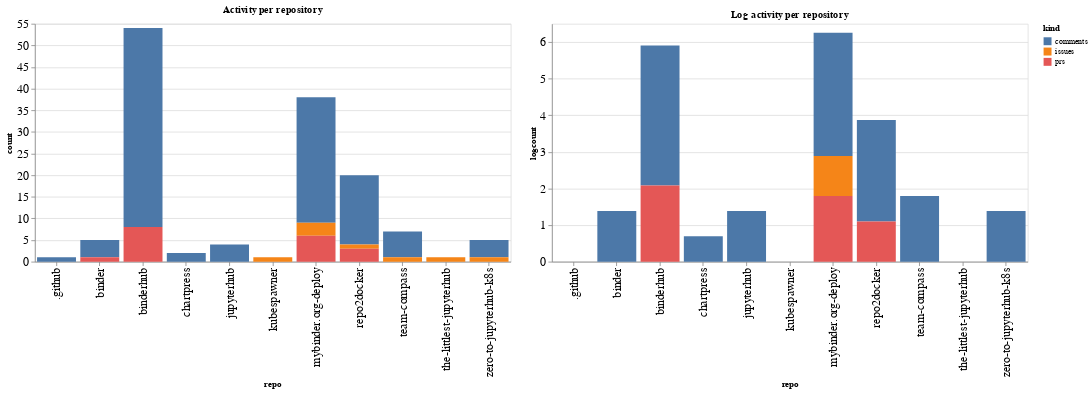

Notebook cell for this chart:
### Code cell
ch1 = alt.Chart(repo_summaries, width=600, title="Activity per repository").mark_bar().encode(
    x='repo',
    y='count',
    color='kind',
    tooltip="kind"
)

ch2 = alt.Chart(repo_summaries, width=600, title="Log activity per repository").mark_bar().encode(
    x='repo',
    y='logcount',
    color='kind',
    tooltip="kind"
)

ch1 | ch2

### Figure 1 — Vega-Lite specification as saved in the notebook (floating-point values rounded to 4 significant figures)
{"config": {"axisLeft": {"labelFontSize": 15}, "axisBottom": {"labelFontSize": 15}}, "hconcat": [{"mark": "bar", "encoding": {"color": {"type": "nominal", "field": "kind"}, "tooltip": {"type": "nominal", "field": "kind"}, "x": {"type": "nominal", "field": "repo"}, "y": {"type": "quantitative", "field": "count"}}, "title": "Activity per repository", "width": 600}, {"mark": "bar", "encoding": {"color": {"type": "nominal", "field": "kind"}, "tooltip": {"type": "nominal", "field": "kind"}, "x": {"type": "nominal", "field": "repo"}, "y": {"type": "quantitative", "field": "logcount"}}, "title": "Log activity per repository", "width": 600}], "data": {"name": "data-759831980cb6b4d8f1a8f609eb0776f4"}, "$schema": "https://vega.github.io/schema/vega-lite/v4.8.1.json", "datasets": {"data-759831980cb6b4d8f1a8f609eb0776f4": [{"repo": ".github", "kind": "comments", "count": 1, "logcount": 0.0}, {"repo": "binder", "kind": "comments", "count": 4, "logcount": 1.386}, {"repo": "binder", "kind": "prs", "count": 1, "logcount": 0.0}, {"repo": "binderhub", "kind": "comments", "count": 46, "logcount": 3.829}, {"repo": "binderhub", "kind": "prs", "count": 8, "logcount": 2.079}, {"repo": "chartpress", "kind": "comments", "count": 2, "logcount": 0.6931}, {"repo": "jupyterhub", "kind": "comments", "count": 4, "logcount": 1.386}, {"repo": "kubespawner", "kind": "issues", "count": 1, "logcount": 0.0}, {"repo": "mybinder.org-deploy", "kind": "comments", "count": 29, "logcount": 3.367}, {"repo": "mybinder.org-deploy", "kind": "issues", "count": 3, "logcount": 1.099}, {"repo": "mybinder.org-deploy", "kind": "prs", "count": 6, "logcount": 1.792}, {"repo": "repo2docker", "kind": "comments", "count": 16, "logcount": 2.773}, {"repo": "repo2docker", "kind": "issues", "count": 1, "logcount": 0.0}, {"repo": "repo2docker", "kind": "prs", "count": 3, "logcount": 1.099}, {"repo": "team-compass", "kind": "comments", "count": 6, "logcount": 1.792}, {"repo": "team-compass", "kind": "issues", "count": 1, "logcount": 0.0}, {"repo": "the-littlest-jupyterhub", "kind": "issues", "count": 1, "logcount": 0.0}, {"repo": "zero-to-jupyterhub-k8s", "kind": "comments", "count": 4, "logcount": 1.386}, {"repo": "zero-to-jupyterhub-k8s", "kind": "issues", "count": 1, "logcount": 0.0}]}}
